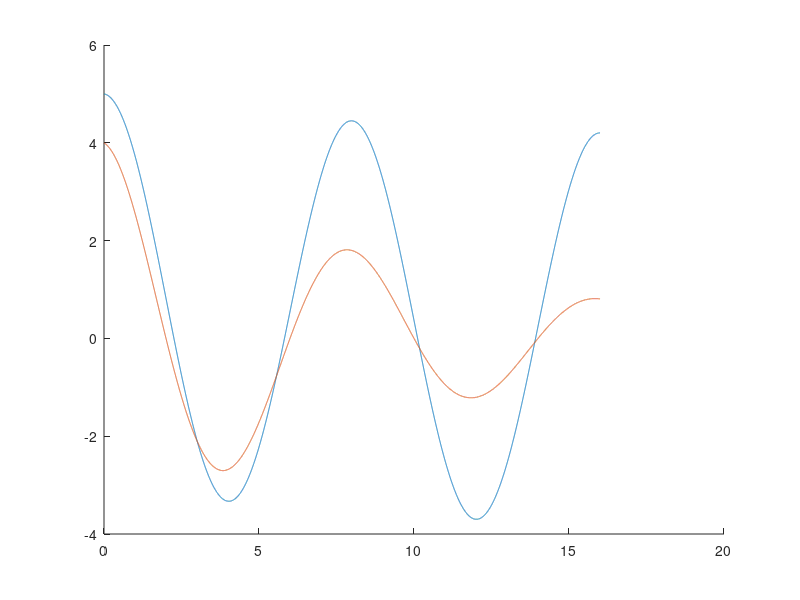

Write the MATLAB code that produced this figure.
clear all;
clc;

f=1;
fs=8;
T=fs/f;
t=0:0.001:2*T;

x=4*cos(2*pi*(f/fs)*t)+exp(-0.1*t);
y=4*cos(2*pi*(f/fs)*t).*exp(-0.1*t);

hold on;
plot(t,x);
plot(t,y);
hold off;